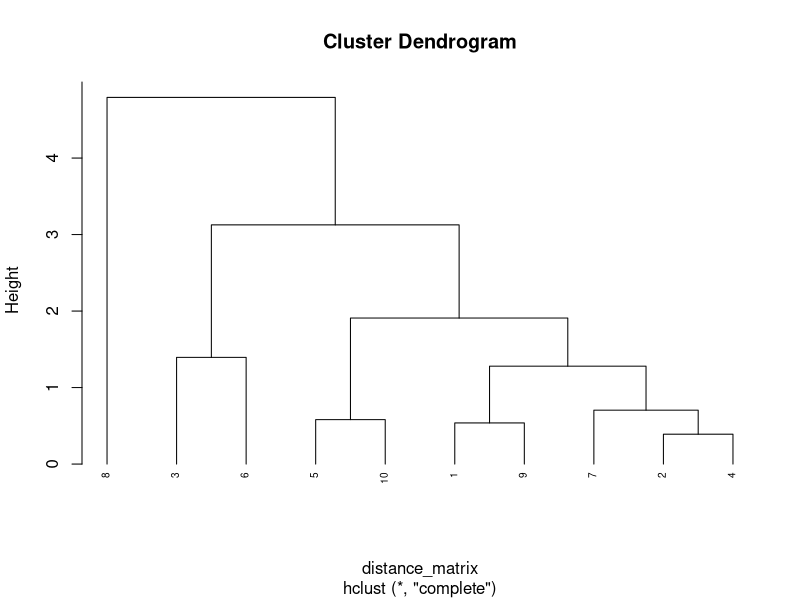

Write R code to recreate this figure.
set.seed(123)

data <- data.frame(
  x = rnorm(10),
  y = rnorm(10)
)

distance_matrix <- dist(data)
hc <- hclust(distance_matrix, method="complete")


plot(hc, cex = 0.6, hang = -1)
